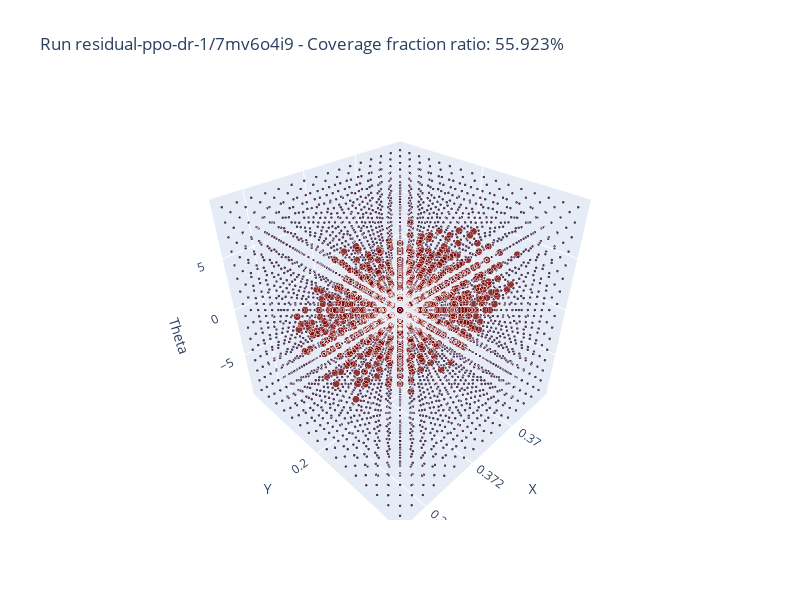

The notebook cell saved with this chart:
### Code cell
import numpy as np
import plotly.graph_objects as go

# Example dataset of 3D vectors (x, y, theta)
all_vectors = np.concatenate([leg_3d_poses["success"], leg_3d_poses["failure"]], axis=0)
vectors, save_fname = leg_3d_poses["success"], f"{run_name.replace('/', '--')}_success_coverage.html"
# vectors, save_fname = all_vectors, f"{run_name.replace('/', '--')}_all_coverage.html"

# Define the number of bins (voxels) along each axis
# num_bins = [10, 10, 10]
num_bins = [16, 16, 16]

# Find the min and max values for each component
mins = np.min(all_vectors, axis=0)
maxs = np.max(all_vectors, axis=0)

# ax[0].set_xlim([0.368, 0.375]) 
# ax[0].set_ylim([0.195, 0.205])
mins[0] = 0.368; mins[1] = 0.195; mins[2] = -10.0
maxs[0] = 0.375; maxs[1] = 0.205; maxs[2] = 10.0

# Compute the bin size for each component
bin_sizes = (maxs - mins) / num_bins

# Discretize the vectors into voxel grid cells
voxel_indices = np.floor((vectors - mins) / bin_sizes).astype(int)

# Ensure indices are within bounds
voxel_indices = np.clip(voxel_indices, 0, np.array(num_bins) - 1)

# Create a 3D grid using np.meshgrid
x_bins = np.linspace(mins[0], maxs[0], num_bins[0] + 1)
y_bins = np.linspace(mins[1], maxs[1], num_bins[1] + 1)
theta_bins = np.linspace(mins[2], maxs[2], num_bins[2] + 1)

# Create a 3D histogram to count the number of vectors in each voxel
hist, edges = np.histogramdd(vectors, bins=[x_bins, y_bins, theta_bins])
all_hist, all_edges = np.histogramdd(all_vectors, bins=[x_bins, y_bins, theta_bins])

# Get the coordinates of the centers of the bins
x_centers = (edges[0][:-1] + edges[0][1:]) / 2
y_centers = (edges[1][:-1] + edges[1][1:]) / 2
theta_centers = (edges[2][:-1] + edges[2][1:]) / 2

# Create a meshgrid for plotting
x_mesh, y_mesh, theta_mesh = np.meshgrid(x_centers, y_centers, theta_centers, indexing='ij')

# Flatten the meshgrid and histogram for plotting
x_flat = x_mesh.flatten()
y_flat = y_mesh.flatten()
theta_flat = theta_mesh.flatten()
hist_flat = hist.flatten()

# Determine marker properties based on occupancy
marker_size = np.where(hist_flat > 0, 5, 2.05)
# marker_opacity = np.where(hist_flat > 0, 0.8, 0.1)
marker_opacity = 0.8
# marker_color = np.where(hist_flat > 0, hist_flat, 'lightgray')
# marker_color = np.where(hist_flat > 0, hist_flat, 0)  # Set color to zero for unoccupied
marker_color = np.where(hist_flat > 0, 0.5, 0.0)  # Set color to zero for unoccupied


# Compute the number of occupied voxels
occupied_voxels = np.count_nonzero(hist)
all_occupied_voxels = np.count_nonzero(all_hist)

# Compute the total number of voxels
total_voxels = np.prod(num_bins)

# Calculate coverage metrics
succ_overage_ratio = (occupied_voxels / total_voxels) * 100
all_coverage_ratio = (all_occupied_voxels / total_voxels) * 100
# coverage = (all_coverage_ratio - coverage_ratio) * 100 / all_coverage_ratio
coverage = occupied_voxels * 100.0 / all_occupied_voxels

# Create a scatter plot with Plotly
fig = go.Figure(data=[go.Scatter3d(
    x=x_flat,
    y=y_flat,
    z=theta_flat,
    mode='markers',
    marker=dict(
        size=marker_size,
        color=marker_color,
        # colorscale='Viridis',
        # colorscale='rdpu',
        colorscale='Turbo',
        opacity=marker_opacity,
        # colorbar=dict(title='Number of Points', thickness=15)
    )
)])

# Set labels for the axes
fig.update_layout(
    scene=dict(
        xaxis_title='X',
        yaxis_title='Y',
        zaxis_title='Theta'
    ),
    title=f'Run {run_name} - Coverage fraction ratio: {coverage:.3f}%',
    width=800,  # Set the figure width
    height=600  # Set the figure height
)

# # Create a scatter plot with Plotly
# fig = go.Figure(data=[go.Scatter3d(
#     x=x_flat,
#     y=y_flat,
#     z=theta_flat,
#     mode='markers',
#     marker=dict(
#         size=5,
#         color=hist_flat,
#         colorscale='Viridis',
#         colorbar=dict(title='Number of Points'),
#         opacity=0.8
#     )
# )])

# Show the plot
# fig.write_html("plots/sample_coverage.html")
fig.write_html(f"plots/{save_fname}")
fig.show()

# Print the metrics
print(f"Coverage Ratio: {coverage:.3f}%, Success coverage: {succ_overage_ratio:.3f}, All coverage: {all_coverage_ratio:.3f}")
print(f"Num success occ: {occupied_voxels}, Num all occ: {all_occupied_voxels}")

### Figure 1 — Plotly figure (JSON) as saved in the notebook; plotly's stock layout.template omitted (floating-point values rounded to 4 significant figures; data arrays with more than 128 entries replaced by an {"elided": "..."} marker saying what was removed)
{"data": [{"marker": {"color": {"elided": "4096 float values"}, "colorscale": [[0, "#30123b"], [0.07143, "#4145ab"], [0.1429, "#4675ed"], [0.2143, "#39a2fc"], [0.2857, "#1bcfd4"], [0.3571, "#24eca6"], [0.4286, "#61fc6c"], [0.5, "#a4fc3b"], [0.5714, "#d1e834"], [0.6429, "#f3c63a"], [0.7143, "#fe9b2d"], [0.7857, "#f36315"], [0.8571, "#d93806"], [0.9286, "#b11901"], [1, "#7a0402"]], "opacity": 0.8, "size": {"elided": "4096 float values"}}, "mode": "markers", "type": "scatter3d", "x": {"elided": "4096 float values"}, "y": {"elided": "4096 float values"}, "z": {"elided": "4096 float values"}}], "layout": {"height": 600, "scene": {"xaxis": {"title": {"text": "X"}}, "yaxis": {"title": {"text": "Y"}}, "zaxis": {"title": {"text": "Theta"}}}, "title": {"text": "Run residual-ppo-dr-1/7mv6o4i9 - Coverage fraction ratio: 55.923%"}, "width": 800}}
